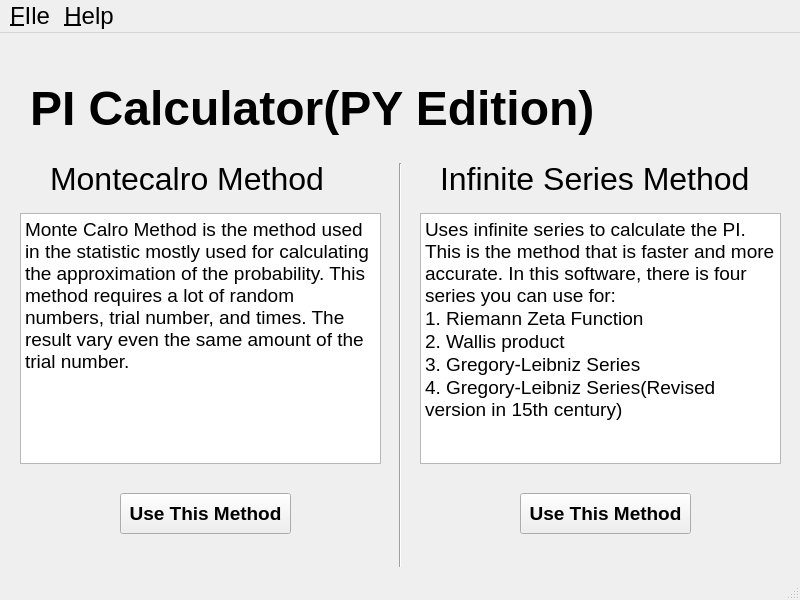
<?xml version="1.0" encoding="UTF-8"?>
<ui version="4.0">
 <class>MainWindow</class>
 <widget class="QMainWindow" name="MainWindow">
  <property name="geometry">
   <rect>
    <x>0</x>
    <y>0</y>
    <width>800</width>
    <height>600</height>
   </rect>
  </property>
  <property name="font">
   <font>
    <pointsize>18</pointsize>
    <weight>50</weight>
    <bold>false</bold>
   </font>
  </property>
  <property name="windowTitle">
   <string>MainWindow</string>
  </property>
  <widget class="QWidget" name="centralwidget">
   <widget class="QLabel" name="label">
    <property name="geometry">
     <rect>
      <x>30</x>
      <y>20</y>
      <width>611</width>
      <height>111</height>
     </rect>
    </property>
    <property name="font">
     <font>
      <pointsize>36</pointsize>
      <weight>75</weight>
      <bold>true</bold>
     </font>
    </property>
    <property name="text">
     <string>PI Calculator(PY Edition)</string>
    </property>
   </widget>
   <widget class="QLabel" name="label_2">
    <property name="geometry">
     <rect>
      <x>660</x>
      <y>30</y>
      <width>91</width>
      <height>91</height>
     </rect>
    </property>
    <property name="text">
     <string/>
    </property>
    <property name="pixmap">
     <pixmap>src/image/pi.jpg</pixmap>
    </property>
    <property name="scaledContents">
     <bool>true</bool>
    </property>
   </widget>
   <widget class="Line" name="line">
    <property name="geometry">
     <rect>
      <x>390</x>
      <y>130</y>
      <width>20</width>
      <height>451</height>
     </rect>
    </property>
    <property name="orientation">
     <enum>Qt::Vertical</enum>
    </property>
   </widget>
   <widget class="QLabel" name="label_3">
    <property name="geometry">
     <rect>
      <x>50</x>
      <y>130</y>
      <width>291</width>
      <height>31</height>
     </rect>
    </property>
    <property name="font">
     <font>
      <pointsize>24</pointsize>
      <weight>50</weight>
      <bold>false</bold>
     </font>
    </property>
    <property name="text">
     <string>Montecalro Method</string>
    </property>
   </widget>
   <widget class="QLabel" name="label_4">
    <property name="geometry">
     <rect>
      <x>440</x>
      <y>130</y>
      <width>321</width>
      <height>31</height>
     </rect>
    </property>
    <property name="font">
     <font>
      <pointsize>24</pointsize>
      <weight>50</weight>
      <bold>false</bold>
     </font>
    </property>
    <property name="text">
     <string>Infinite Series Method</string>
    </property>
   </widget>
   <widget class="QTextBrowser" name="textBrowser">
    <property name="geometry">
     <rect>
      <x>20</x>
      <y>180</y>
      <width>361</width>
      <height>251</height>
     </rect>
    </property>
    <property name="markdown">
     <string>Monte Calro Method is the method used in the statistic mostly used for
calculating the approximation of the probability. This method requires a lot of
random numbers, trial number, and times. The result vary even the same amount
of the trial number. 

</string>
    </property>
    <property name="html">
     <string>&lt;!DOCTYPE HTML PUBLIC &quot;-//W3C//DTD HTML 4.0//EN&quot; &quot;http://www.w3.org/TR/REC-html40/strict.dtd&quot;&gt;
&lt;html&gt;&lt;head&gt;&lt;meta name=&quot;qrichtext&quot; content=&quot;1&quot; /&gt;&lt;style type=&quot;text/css&quot;&gt;
p, li { white-space: pre-wrap; }
&lt;/style&gt;&lt;/head&gt;&lt;body style=&quot; font-family:'MS Shell Dlg 2'; font-size:18pt; font-weight:400; font-style:normal;&quot;&gt;
&lt;p style=&quot; margin-top:0px; margin-bottom:0px; margin-left:0px; margin-right:0px; -qt-block-indent:0; text-indent:0px;&quot;&gt;&lt;span style=&quot; font-family:'Yu Gothic UI'; font-size:14pt;&quot;&gt;Monte Calro Method is the method used in the statistic mostly used for calculating the approximation of the probability. This method requires a lot of random numbers, trial number, and times. The result vary even the same amount of the trial number. &lt;/span&gt;&lt;/p&gt;&lt;/body&gt;&lt;/html&gt;</string>
    </property>
   </widget>
   <widget class="QTextBrowser" name="textBrowser_2">
    <property name="geometry">
     <rect>
      <x>420</x>
      <y>180</y>
      <width>361</width>
      <height>251</height>
     </rect>
    </property>
    <property name="html">
     <string>&lt;!DOCTYPE HTML PUBLIC &quot;-//W3C//DTD HTML 4.0//EN&quot; &quot;http://www.w3.org/TR/REC-html40/strict.dtd&quot;&gt;
&lt;html&gt;&lt;head&gt;&lt;meta name=&quot;qrichtext&quot; content=&quot;1&quot; /&gt;&lt;style type=&quot;text/css&quot;&gt;
p, li { white-space: pre-wrap; }
&lt;/style&gt;&lt;/head&gt;&lt;body style=&quot; font-family:'MS Shell Dlg 2'; font-size:18pt; font-weight:400; font-style:normal;&quot;&gt;
&lt;p style=&quot; margin-top:0px; margin-bottom:0px; margin-left:0px; margin-right:0px; -qt-block-indent:0; text-indent:0px;&quot;&gt;&lt;span style=&quot; font-family:'Yu Gothic UI'; font-size:14pt;&quot;&gt;Uses infinite series to calculate the PI. This is the method that is faster and more accurate. In this software, there is four series you can use for:&lt;/span&gt;&lt;/p&gt;
&lt;p style=&quot; margin-top:0px; margin-bottom:0px; margin-left:0px; margin-right:0px; -qt-block-indent:0; text-indent:0px;&quot;&gt;&lt;span style=&quot; font-family:'Yu Gothic UI'; font-size:14pt;&quot;&gt;1. Riemann Zeta Function&lt;/span&gt;&lt;/p&gt;
&lt;p style=&quot; margin-top:0px; margin-bottom:0px; margin-left:0px; margin-right:0px; -qt-block-indent:0; text-indent:0px;&quot;&gt;&lt;span style=&quot; font-family:'Yu Gothic UI'; font-size:14pt;&quot;&gt;2. Wallis product&lt;/span&gt;&lt;/p&gt;
&lt;p style=&quot; margin-top:0px; margin-bottom:0px; margin-left:0px; margin-right:0px; -qt-block-indent:0; text-indent:0px;&quot;&gt;&lt;span style=&quot; font-family:'Yu Gothic UI'; font-size:14pt;&quot;&gt;3. Gregory-Leibniz Series&lt;/span&gt;&lt;/p&gt;
&lt;p style=&quot; margin-top:0px; margin-bottom:0px; margin-left:0px; margin-right:0px; -qt-block-indent:0; text-indent:0px;&quot;&gt;&lt;span style=&quot; font-family:'Yu Gothic UI'; font-size:14pt;&quot;&gt;4. Gregory-Leibniz Series(Revised version in 15th century)&lt;/span&gt;&lt;/p&gt;&lt;/body&gt;&lt;/html&gt;</string>
    </property>
   </widget>
   <widget class="QPushButton" name="pushButton">
    <property name="geometry">
     <rect>
      <x>120</x>
      <y>460</y>
      <width>171</width>
      <height>41</height>
     </rect>
    </property>
    <property name="font">
     <font>
      <pointsize>14</pointsize>
      <weight>75</weight>
      <bold>true</bold>
      <underline>false</underline>
      <kerning>true</kerning>
     </font>
    </property>
    <property name="text">
     <string>Use This Method</string>
    </property>
   </widget>
   <widget class="QPushButton" name="pushButton_2">
    <property name="geometry">
     <rect>
      <x>520</x>
      <y>460</y>
      <width>171</width>
      <height>41</height>
     </rect>
    </property>
    <property name="font">
     <font>
      <pointsize>14</pointsize>
      <weight>75</weight>
      <italic>false</italic>
      <bold>true</bold>
     </font>
    </property>
    <property name="text">
     <string>Use This Method</string>
    </property>
   </widget>
   <zorder>label_2</zorder>
   <zorder>label</zorder>
   <zorder>line</zorder>
   <zorder>label_3</zorder>
   <zorder>label_4</zorder>
   <zorder>textBrowser</zorder>
   <zorder>textBrowser_2</zorder>
   <zorder>pushButton</zorder>
   <zorder>pushButton_2</zorder>
  </widget>
  <widget class="QMenuBar" name="menubar">
   <property name="geometry">
    <rect>
     <x>0</x>
     <y>0</y>
     <width>800</width>
     <height>37</height>
    </rect>
   </property>
   <widget class="QMenu" name="menu_FIle">
    <property name="title">
     <string>&amp;FIle</string>
    </property>
    <addaction name="action_Start_Calculation"/>
    <addaction name="action_Exit"/>
   </widget>
   <widget class="QMenu" name="menu_Help">
    <property name="title">
     <string>&amp;Help</string>
    </property>
    <addaction name="action_About"/>
    <addaction name="separator"/>
    <addaction name="actionHow_it_calculate"/>
   </widget>
   <addaction name="menu_FIle"/>
   <addaction name="menu_Help"/>
  </widget>
  <widget class="QStatusBar" name="statusbar"/>
  <action name="action_Start_Calculation">
   <property name="text">
    <string>&amp;Start Calculation</string>
   </property>
  </action>
  <action name="action_Exit">
   <property name="text">
    <string>&amp;Exit</string>
   </property>
  </action>
  <action name="action_About">
   <property name="text">
    <string>&amp;About</string>
   </property>
  </action>
  <action name="actionHow_it_calculate">
   <property name="text">
    <string>How it calculate</string>
   </property>
  </action>
 </widget>
 <resources/>
 <connections/>
</ui>
